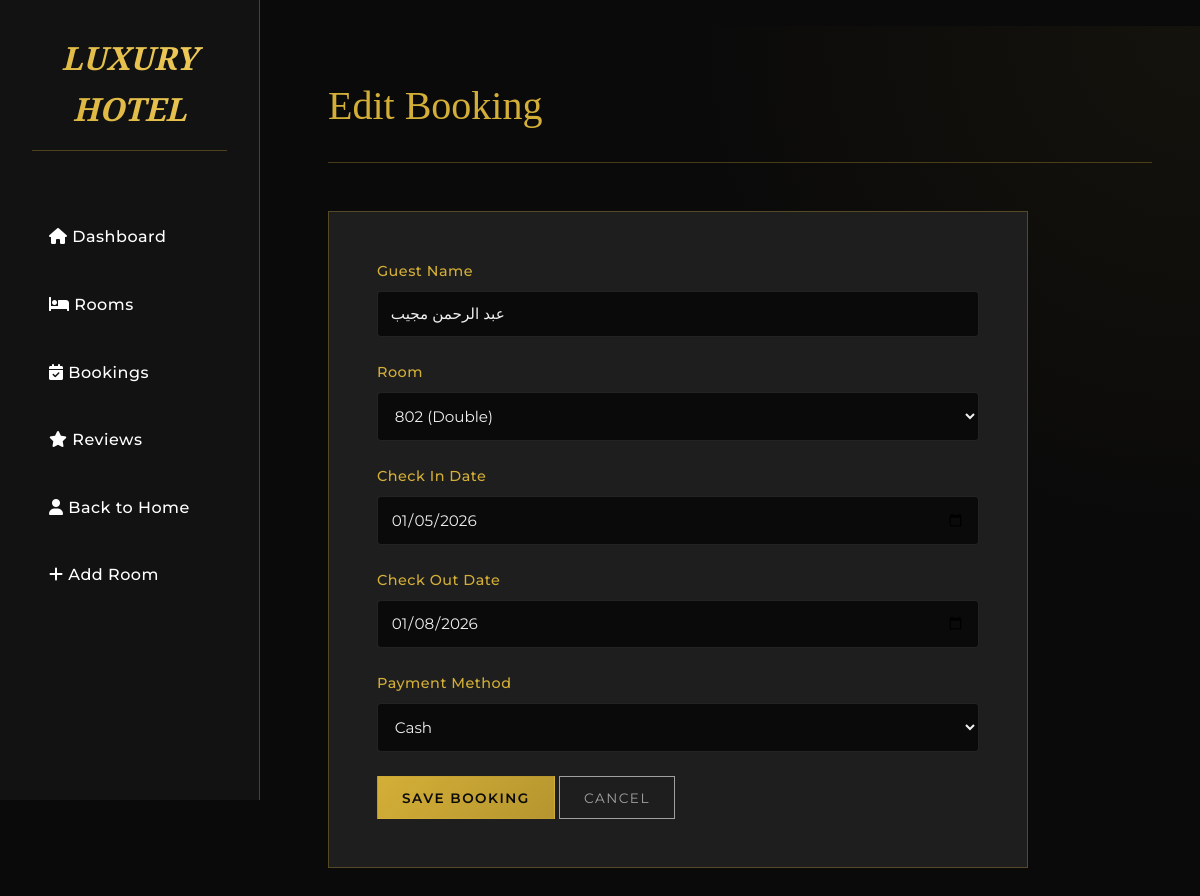
The app's page /bookings/40/edit/ (signed in) with its own data.
### hotel/models.py (models this page shows, shortened)
class Booking(models.Model):
    guest_name = models.CharField(max_length=100)
    room = models.ForeignKey(Room, on_delete=models.CASCADE)
    check_in_date = models.DateField()
    check_out_date = models.DateField()
    created_at = models.DateTimeField(auto_now_add=True)

### hotel/views.py (the view)
# urls.py: path('bookings/<int:pk>/edit/', views.booking_update, name='booking_update'),
@login_required(login_url='login')
@user_passes_test(is_admin, login_url='landing')
def booking_update(request, pk):
    booking = get_object_or_404(Booking, pk=pk)
    if request.method == 'POST':
        form = BookingForm(request.POST, instance=booking)
        if form.is_valid():
            booking = form.save()
            check_in = booking.check_in_date
            check_out = booking.check_out_date
            try:
                days = (check_out - check_in).days
            except:
                days = 1
            if days < 1: days = 1
            new_amount = days * booking.room.price_per_night
            payment = booking.payment_set.first()
            if payment:
                payment.amount = new_amount
                payment.save()
            booking.room.is_occupied = True
            booking.room.save()
            messages.success(request, "Booking updated.")
            return redirect('booking_list')
    else:
        form = BookingForm(instance=booking)
    return render(request, 'hotel/booking_form.html', {'form': form, 'title': 'Edit Booking'})

### hotel/forms.py
class BookingForm(forms.ModelForm):
    PAYMENT_METHODS = (
        ('CASH', 'Cash'),
        ('NETWORK', 'Network'),
    )
    payment_method = forms.ChoiceField(choices=PAYMENT_METHODS, required=True, label="Payment Method")
    class Meta:
        model = Booking
        fields = ['guest_name', 'room', 'check_in_date', 'check_out_date']
        widgets = {
            'check_in_date': forms.DateInput(attrs={'type': 'date'}),
            'check_out_date': forms.DateInput(attrs={'type': 'date'}),
        }
    def __init__(self, *args, **kwargs):
        super(BookingForm, self).__init__(*args, **kwargs)
        if self.instance and self.instance.pk:
             self.fields['room'].queryset = Room.objects.filter(Q(is_occupied=False) | Q(pk=self.instance.room.pk))
        else:
             self.fields['room'].queryset = Room.objects.filter(is_occupied=False)

### hotel/models.py (called while the page is built)
    def __str__(self):
        return f"{self.number} ({self.get_room_type_display()})"

### hotel/views.py (called while the page is built)
def is_admin(user):
    return user.is_authenticated and user.is_staff

### templates/hotel/booking_form.html (shortened to what this page needs)
﻿{% extends 'base.html' %}
{% block header %}{{ title }}{% endblock %}
{% block content %}
<div class="form-container">
    <form method="post">
        <div class="form-group">
            <label for="{{ form.guest_name.id_for_label }}">Guest Name</label>
            {{ form.guest_name }}
        </div>
        <div class="form-group">
            <label for="{{ form.room.id_for_label }}">Room</label>
            {{ form.room }}
        </div>
        <div class="form-group">
            <label for="{{ form.check_in_date.id_for_label }}">Check In Date</label>
            {{ form.check_in_date }}
        </div>
        <div class="form-group">
            <label for="{{ form.check_out_date.id_for_label }}">Check Out Date</label>
            {{ form.check_out_date }}
        </div>
                <div class="form-group">
            <label for="{{ form.payment_method.id_for_label }}">Payment Method</label>
            {{ form.payment_method }}
        </div>
        <div class="form-actions">
            <button type="submit" class="btn btn-primary">Save Booking</button>
            <a href="{% url 'booking_list' %}" class="btn btn-outline">Cancel</a>
        </div>
    </form>
</div>
{% endblock %}

### static/css/style.css (style rules this page uses)
:root { --primary-gold: #D4AF37; --primary-gold-dim: #b5952f; --primary-gold-bright: #f3ce5e; --bg-dark: #0a0a0a; --surface-dark: #121212; --surface-light: #1e1e1e; --text-main: #f0f0f0; --text-muted: #a0a0a0; --border-gold: rgba(212, 175, 55, 0.3); --shadow-gold: 0 4px 20px rgba(212, 175, 55, 0.1); --radius: 8px; --transition: all 0.3s ease; }
* { margin: 0; padding: 0; box-sizing: border-box; }
body { background-color: var(--bg-dark); color: var(--text-main); font-family: 'Montserrat', sans-serif; line-height: 1.6; }
a { text-decoration: none; color: inherit; transition: var(--transition); }
.btn { padding: 0.8rem 1.5rem; border-radius: 0; border: 1px solid transparent; cursor: pointer; font-family: 'Montserrat', sans-serif; font-size: 0.85rem; text-transform: uppercase; letter-spacing: 1.5px; transition: var(--transition); text-align: center; background: transparent; }
.btn-primary { background: linear-gradient(135deg, var(--primary-gold), var(--primary-gold-dim)); color: var(--bg-dark); font-weight: 600; }
.btn-outline { border-color: var(--text-muted); color: var(--text-muted); }
.form-container { background: var(--surface-light); border: 1px solid var(--border-gold); padding: 3rem; max-width: 700px; }
.form-group label { display: block; margin-bottom: 0.5rem; color: var(--primary-gold); font-weight: 500; }
input[type="text"], input[type="number"], textarea, select { width: 100%; padding: 1rem; background-color: var(--bg-dark); border: 1px solid rgba(255, 255, 255, 0.1); color: var(--text-main); border-radius: var(--radius); font-family: inherit; }
.form-group { margin-bottom: 1.5rem; }
.form-group label { display: block; margin-bottom: 0.5rem; color: var(--primary-gold); font-weight: 500; font-size: 0.9rem; letter-spacing: 0.5px; }
.form-group input, .form-group select, .form-group textarea { width: 100%; background-color: var(--bg-dark); border: 1px solid rgba(255, 255, 255, 0.1); color: var(--text-main); padding: 0.8rem; border-radius: 4px; font-family: inherit; font-size: 0.95rem; }
.btn { transition: all 0.3s ease !important; position: relative; overflow: hidden; }

### records on screen
Booking: guest_name "عبد الرحمن مجيب", room "802 (Double)", check_in_date "01/05/2026", check_out_date "01/08/2026"

### other values on screen
{{ title }} "Edit Booking"
